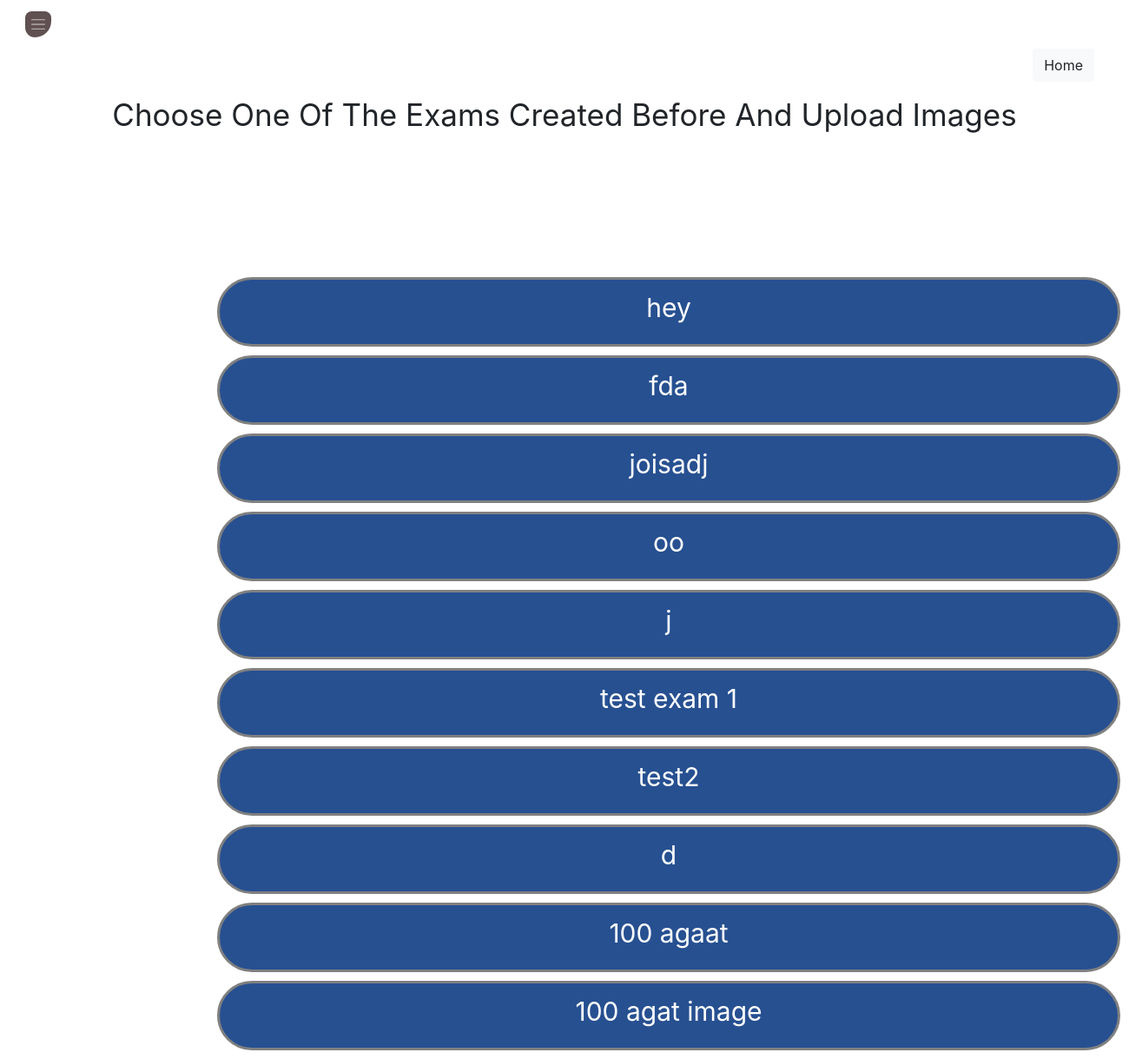
The app's page /functions/eval/ (signed in), older data.
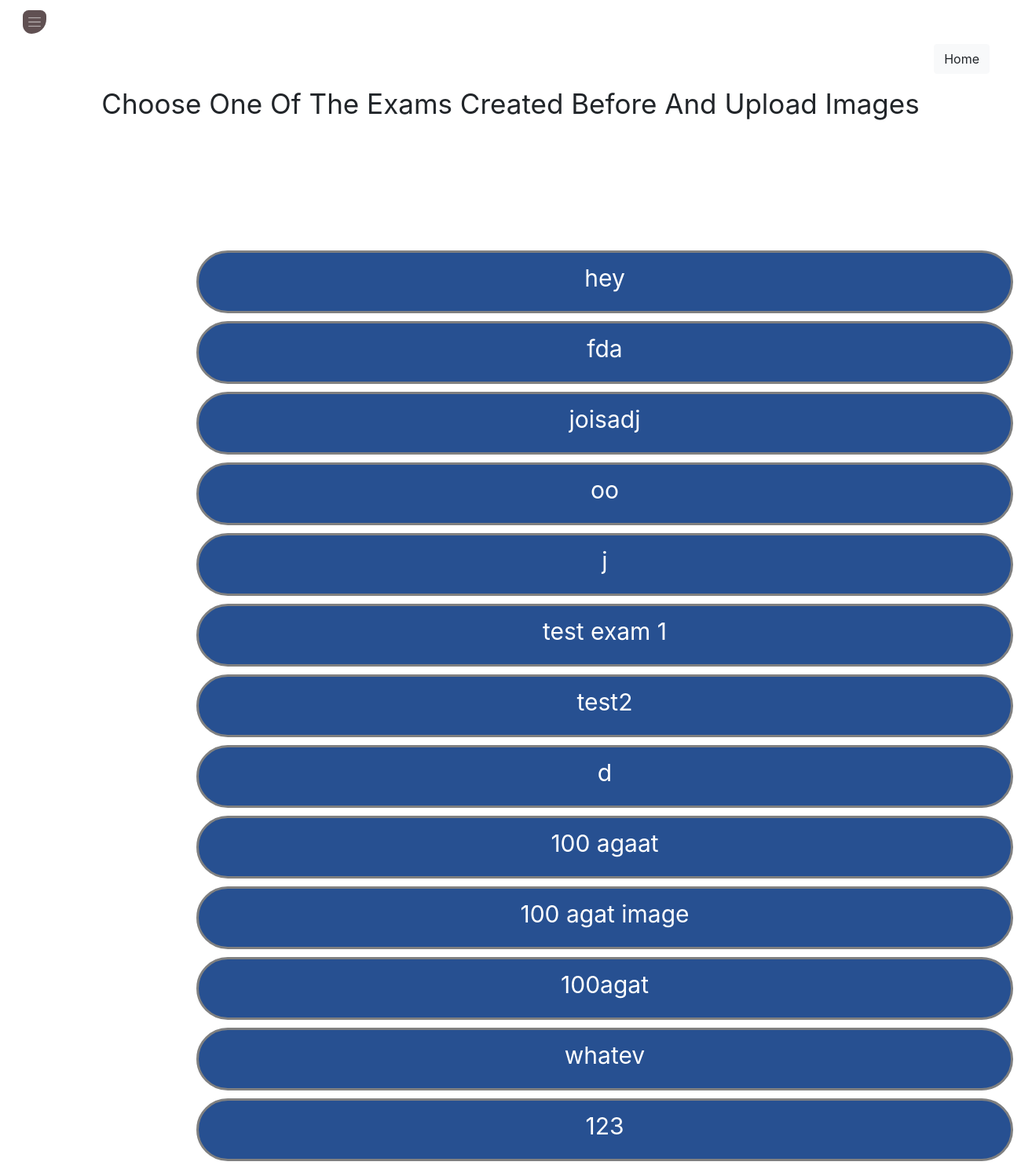
The same page, newer data.
### functions/models.py (models this page shows, shortened)
class Exam(models.Model):
        user = models.ForeignKey(User,on_delete=models.CASCADE)
        exam_name = models.CharField(max_length = 200)
        ansKey = models.FileField(null=True,blank=True,upload_to='exams/answer_key/' )
        ansKeyImg = models.FileField(default="default.jpg", null=True,blank=True,upload_to='exams/answer_key_img/' )
        template = models.ForeignKey(omr_templates,on_delete=models.PROTECT)
        date = models.DateTimeField(default = timezone.now)

### functions/views.py (the view)
# urls.py: path('eval/',login_required(eval.as_view()),name='exam-eval'),
class eval(ListView):
        template_name = 'eval_selection.html'
        context_object_name = 'exams'
        def get_queryset(self):
            return Exam.objects.filter(user=self.request.user)

### functions/templates/eval_selection.html (shortened to what this page needs)
{% extends 'base.html' %}
{% load static %}
{% block link %}
<link rel="stylesheet" href="{% static "css/all_templates.css" %}">
{% endblock link %}
{% block content %}
<div class="pos-f-t">
<nav class="navbar navbar-dark">
  <button class="navbar-toggler" type="button" data-toggle="collapse" data-target="#navbarToggleExternalContent" aria-controls="navbarToggleExternalContent" aria-expanded="false" aria-label="Toggle navigation">
    <span class="navbar-toggler-icon"></span>
  </button>
</nav>
</div>
<a href="{% url 'home-page'%}"><h3 class="homeNav"><button type="button" class="btn btn-light">Home</button></h3></a>
<div class="text-center" style="margin:50px;text-align: center; font-size:35px; ">
Choose One Of The Exams Created Before And Upload Images</div>
<div class="template-list" style=" padding-left:30vh; margin-top:20vh; text-align: center; height: auto; width:auto; font-size:24px;">
  {% for exam in exams %}
  <a style="margin:10px; padding-left:40vh; padding-right:40vh; display:block; width:130vh; height:10vh; background-color:#275091;
  color:white; border: 3px solid gray; border-radius:50px; font-size:30px; padding-top:10px; color:white;" href="/functions/exam-detail/{{exam.exam_name}}/inputs">{{exam.exam_name}}</a>
  {% endfor %}
</div>
{% endblock content %}

Row changes from the older to the newer data that the page shows:
added Exam: exam_name "100agat"
added Exam: exam_name "whatev"
added Exam: exam_name "123"
